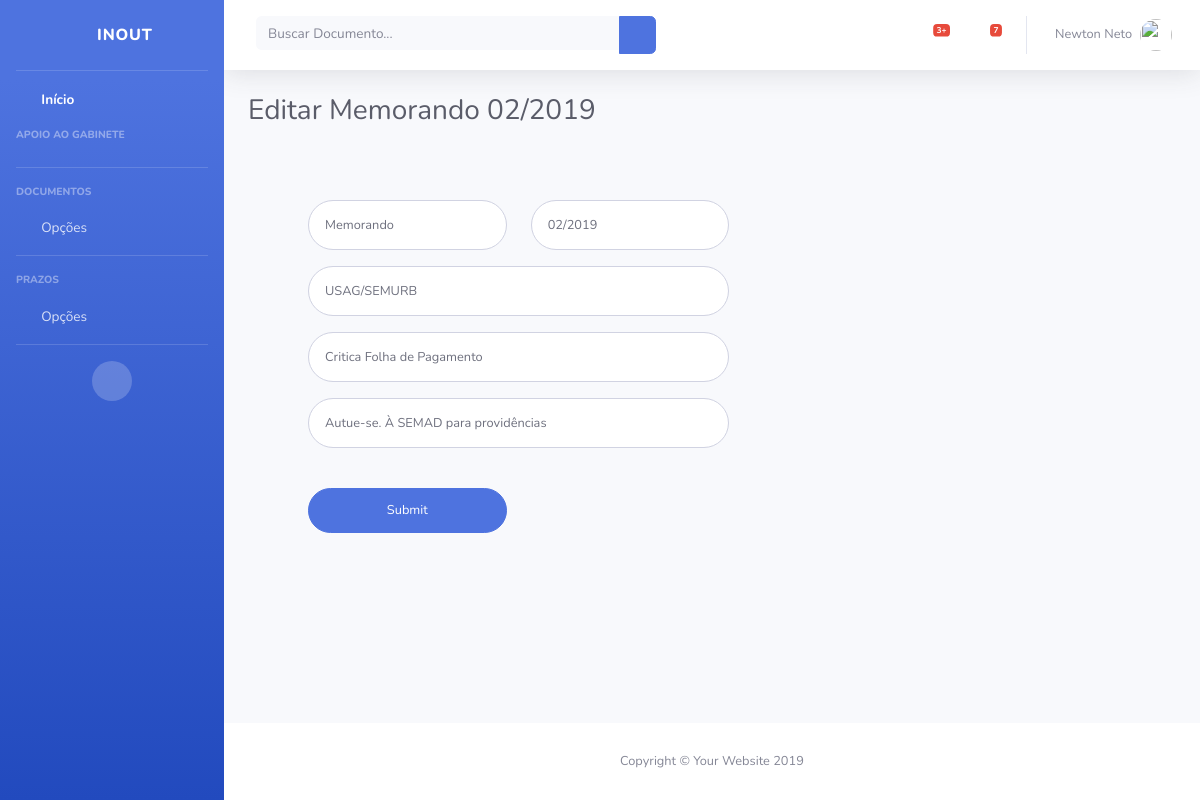
The page /2/editar_documento on the database its author committed.
### inout/models.py (models this page shows, shortened)
class Documento(models.Model):
	usuario = models.ForeignKey(User, on_delete = models.CASCADE)
	data_de_entrada = models.DateTimeField('Data de Entrada')
	tipo_de_documento = models.CharField(max_length = 30)
	numero_do_documento = models.CharField(max_length = 30)
	orgao_expedidor_do_documento = models.CharField(max_length = 150)
	assunto_do_documento = models.CharField(max_length = 1000)
	despacho_do_documento = models.CharField(max_length = 200)
	numero_do_processo = models.CharField(max_length = 30)

### inout/views.py (the view)
# urls.py: path('<int:documento_id>/editar_documento', views.editar_documento, name = 'editar_documento'),
def editar_documento(request, documento_id):
	documento = get_object_or_404(Documento, pk = documento_id)
	contexto = {
		'titulo': "Editar " + documento.tipo_de_documento + " " + documento.numero_do_documento,
		'documento': documento,
	}
	return render(request, 'inout/editar.html', contexto)

### inout/templates/inout/editar.html (shortened to what this page needs)
{% load staticfiles %}
{% include "header.html" %}
        <div class="container-fluid">
          <h1 class="h3 mb-4 text-gray-800">{{ titulo }}</h1>
          <div class="col-lg-7">
            <div class="p-5">
              {% if documento %}
              <form class="user" action="{% url 'inout:salvarcadastro' %}" method="POST">
                <div class="form-group row">
                  <div class="col-sm-6 mb-3 mb-sm-0">
                    <input type="text" class="form-control form-control-user" id="tipo_de_documento" name="tipo_de_documento" value="{{ documento.tipo_de_documento }}" required />
                  </div>
                  <div class="col-sm-6">
                    <input type="text" class="form-control form-control-user" id="numero_do_documento" name="numero_do_documento" value="{{ documento.numero_do_documento }}" required />
                  </div>
                </div>
                <div class="form-group">
                  <input type="text" class="form-control form-control-user" id="orgao_expedidor_do_documento" name="orgao_expedidor_do_documento" value="{{ documento.orgao_expedidor_do_documento }}" required />
                </div>
                <div class="form-group">
                  <input type="text" class="form-control form-control-user" id="assunto_do_documento" name="assunto_do_documento" value="{{ documento.assunto_do_documento }}" required />
                </div>
                <div class="form-group">
                  <input type="text" class="form-control form-control-user" id="despacho_do_documento" name="despacho_do_documento" value="{{ documento.despacho_do_documento }}" required />
                </div>
                <br/>
                <div class="form-group row">
                  <div class="col-sm-6">
                    <input class="btn btn-primary btn-user btn-block" type="submit" name="Alterar"/>
                  </div>
                </div>
              </form>
              {% endif %}
            </div>
          </div>
        </div>
      </div>
{% include "footer.html" %}

### rows shown on the page
Documento: tipo_de_documento "Memorando", numero_do_documento "02/2019", orgao_expedidor_do_documento "USAG/SEMURB", assunto_do_documento "Critica Folha de Pagamento", despacho_do_documento "Autue-se. À SEMAD para providências"

### other values the page prints
{{ titulo }} "Editar Memorando 02/2019"
